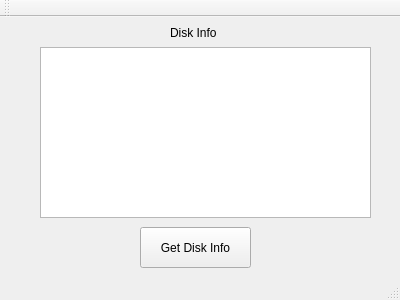
<?xml version="1.0" encoding="UTF-8"?>
<ui version="4.0">
 <class>QtDiskInfo</class>
 <widget class="QMainWindow" name="QtDiskInfo">
  <property name="geometry">
   <rect>
    <x>0</x>
    <y>0</y>
    <width>400</width>
    <height>300</height>
   </rect>
  </property>
  <property name="windowTitle">
   <string>QtDiskInfo</string>
  </property>
  <widget class="QWidget" name="centralWidget">
   <widget class="QLabel" name="label">
    <property name="geometry">
     <rect>
      <x>170</x>
      <y>10</y>
      <width>54</width>
      <height>12</height>
     </rect>
    </property>
    <property name="text">
     <string>Disk Info</string>
    </property>
   </widget>
   <widget class="QTextEdit" name="te_Log">
    <property name="geometry">
     <rect>
      <x>40</x>
      <y>30</y>
      <width>331</width>
      <height>171</height>
     </rect>
    </property>
   </widget>
   <widget class="QPushButton" name="pb_Get">
    <property name="geometry">
     <rect>
      <x>140</x>
      <y>210</y>
      <width>111</width>
      <height>41</height>
     </rect>
    </property>
    <property name="text">
     <string>Get Disk Info</string>
    </property>
   </widget>
  </widget>
  <widget class="QMenuBar" name="menuBar">
   <property name="geometry">
    <rect>
     <x>0</x>
     <y>0</y>
     <width>400</width>
     <height>23</height>
    </rect>
   </property>
  </widget>
  <widget class="QToolBar" name="mainToolBar">
   <attribute name="toolBarArea">
    <enum>TopToolBarArea</enum>
   </attribute>
   <attribute name="toolBarBreak">
    <bool>false</bool>
   </attribute>
  </widget>
  <widget class="QStatusBar" name="statusBar"/>
 </widget>
 <layoutdefault spacing="6" margin="11"/>
 <resources/>
 <connections/>
</ui>
